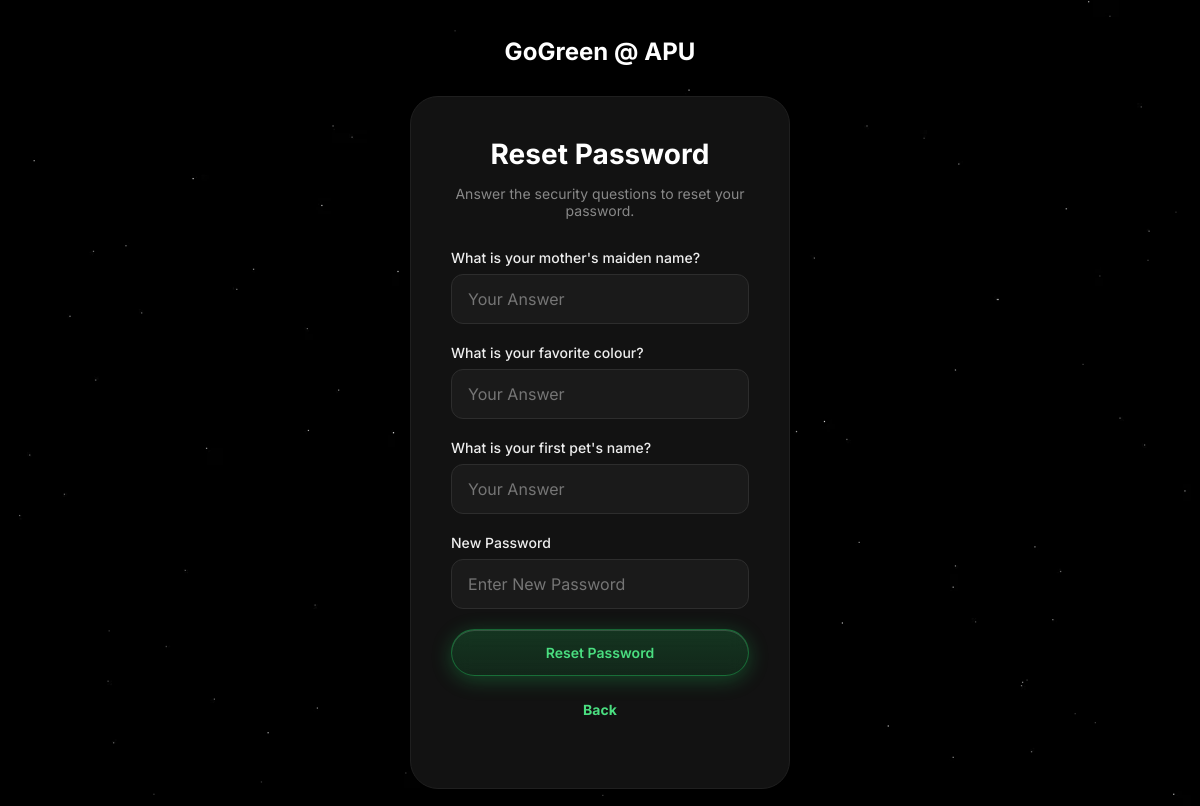
The page /auth/reset-pass.php?apkey=TP000001 on the database its author committed.
### tables this page shows
CREATE TABLE `users` (
  `id` bigint(20) NOT NULL,
  `apkey` varchar(15) NOT NULL,
  `password` varchar(200) NOT NULL,
  `role` varchar(20) NOT NULL,
  `first_name` varchar(50) NOT NULL,
  `last_name` varchar(50) NOT NULL,
  `avatar_path` varchar(250) DEFAULT NULL,
  `dob` date NOT NULL,
  `gender` enum('Male','Female') NOT NULL,
  `phone_no` varchar(20) NOT NULL,
  `security_quest1` varchar(100) NOT NULL,
  `security_quest2` varchar(100) NOT NULL,
  `security_quest3` varchar(100) NOT NULL,
  `security_ans1` varchar(100) NOT NULL,
  `security_ans2` varchar(100) NOT NULL,
  `security_ans3` varchar(100) NOT NULL,
  `created_at` datetime NOT NULL DEFAULT CURRENT_TIMESTAMP,
  `updated_at` datetime DEFAULT NULL,
  `last_login` datetime DEFAULT NULL
);

### auth/reset-pass.php (the view, shortened to what this page needs)
<?php
include($_SERVER['DOCUMENT_ROOT'] . '/GoGreen-APU/includes/head.php');
$step = 1;
$questions = [];
if (isset($_GET['apkey']) && !empty($_GET['apkey'])) {
    $apkey = mysqli_real_escape_string($conn, $_GET['apkey']);
    $sql = "SELECT security_quest1, security_quest2, security_quest3 FROM users WHERE apkey = '$apkey'";
    $result = mysqli_query($conn, $sql);
    if (mysqli_num_rows($result) > 0) {
        $row = mysqli_fetch_assoc($result);
        $questions = $row;
        $step = 2;
    } else {
        $error = "User not found with APKey: " . htmlspecialchars($_GET['apkey']);
    }
}
?>
<!DOCTYPE html>
<html lang="en">
<head>
    <link rel="stylesheet" href="/GoGreen-APU/assets/css/auth/auth.css">
</head>
<body>
    <div class="middle">
        <div class="title">
            <h2>GoGreen @ APU</h2>
        </div>
        <div class="main_card">
            <h1>Reset Password</h1>
            <?php if ($step == 1) { ?>
                <p>Enter your APKey to continue.</p>
                <form action="reset-pass.php" method="GET">
                    <div class="input-group">
                        <label>APKey</label>
                        <input class="input-box" type="text" name="apkey" required
                            placeholder="Enter APKey (e.g. TP012345)">
                    </div>
                    <button type="submit" class="btn-submit">Next</button>
                    <p>
                        Return to <a href="login.php">Login</a>
                    </p>
                </form>
            <?php } else { ?>
                <p>Answer the security questions to reset your password.</p>
                <form action="/GoGreen-APU/actions/reset_pass_process.php" method="POST">
                    <div class="input-group">
                        <label><?php echo !empty($questions['security_quest1']) ? htmlspecialchars($questions['security_quest1']) : 'Security Question 1'; ?></label>
                        <input class="input-box" type="text" name="ans1" required placeholder="Your Answer">
                    </div>
                    <div class="input-group">
                        <label><?php echo !empty($questions['security_quest2']) ? htmlspecialchars($questions['security_quest2']) : 'Security Question 2'; ?></label>
                        <input class="input-box" type="text" name="ans2" required placeholder="Your Answer">
                    </div>
                    <div class="input-group">
                        <label><?php echo !empty($questions['security_quest3']) ? htmlspecialchars($questions['security_quest3']) : 'Security Question 3'; ?></label>
                        <input class="input-box" type="text" name="ans3" required placeholder="Your Answer">
                    </div>
                    <div class="input-group">
                        <label>New Password</label>
                        <input class="input-box" type="password" name="new_password" required
                            placeholder="Enter New Password">
                    </div>
                    <button type="submit" name="reset_btn" class="btn-submit">Reset Password</button>
                    <p>
                        <a href="reset-pass.php">Back</a>
                    </p>
                </form>
            <?php } ?>
        </div>
    </div>
</body>
</html>

### assets/css/global/global.css (style rules this page uses)
:root { --green-primary: #4ADE80; --green-secondary: #22c55e; }
* { font-family: "Inter"; text-rendering: optimizeLegibility; font-optical-sizing: auto; letter-spacing: 0.0018em; }
html { user-select: none; }
button { cursor: pointer; }
body { height: 100%; background-color: #000000; background-image: url('../../images/bg/starry_black_background.webp'); background-size: cover; background-position: center; background-repeat: no-repeat; background-attachment: fixed; color: white; }
h1, h2, h3 { color: var(--green-primary); }
input, textarea, select { color: white; }
* { scrollbar-width: thin; scrollbar-color: rgba(255, 255, 255, 0.3) transparent; }

### assets/css/auth/auth.css (style rules this page uses)
* { box-sizing: border-box; }
body { background-color: #0a0a0a; margin: 0; display: flex; justify-content: center; align-items: center; min-height: 100%; font-family: 'Inter'; overflow-x: hidden; }
.middle { width: 100%; max-width: 420px; padding: 20px; }
.middle h2 { color: #ffffff; text-align: center; font-size: 24px; margin-bottom: 30px; display: flex; align-items: center; justify-content: center; gap: 10px; }
.main_card { background-color: #121212; border: 1px solid #1f1f1f; border-radius: 28px; padding: 40px; text-align: center; }
.main_card h1 { color: #ffffff; font-size: 28px; margin: 0 0 10px 0; }
.main_card p { color: #888888; font-size: 14px; margin-bottom: 30px; }
.main_card p:last-child { margin-top: 25px; color: #888; }
.main_card a { color: #4ADE80; text-decoration: none; font-weight: bold; }
.input-group { display: flex; flex-direction: column; align-items: flex-start; margin-bottom: 20px; }
.input-group label { color: #eeeeee; font-size: 14px; font-weight: 500; margin-bottom: 8px; }
.input-box { width: 100%; background-color: #1a1a1a; border: 1px solid #2d2d2d; border-radius: 12px; padding: 14px 16px; color: #ffffff; box-sizing: border-box; outline: none; transition: border-color 0.2s; font-size: 16px; }
.btn-next, .btn-prev, .btn-submit { flex: 1; display: flex; align-items: center; justify-content: center; gap: 8px; padding: 14px 24px; border-radius: 50px; font-size: 14px; font-weight: 600; cursor: pointer; transition: all 0.2s ease; border: none; }
.btn-submit { width: 100%; background: linear-gradient(180deg, rgba(34, 197, 94, 0.2), rgba(22, 163, 74, 0.15)); backdrop-filter: blur(10px) saturate(180%); border: 1px solid rgba(34, 197, 94, 0.4); box-shadow: 0 4px 20px rgba(34, 197, 94, 0.3), inset 0 1px 0 rgba(255, 255, 255, 0.15); color: #4ade80; cursor: pointer; }

### rows shown on the page
users: security_quest1 "What is your mother's maiden name?", security_quest2 "What is your favorite colour?", security_quest3 "What is your first pet's name?"
